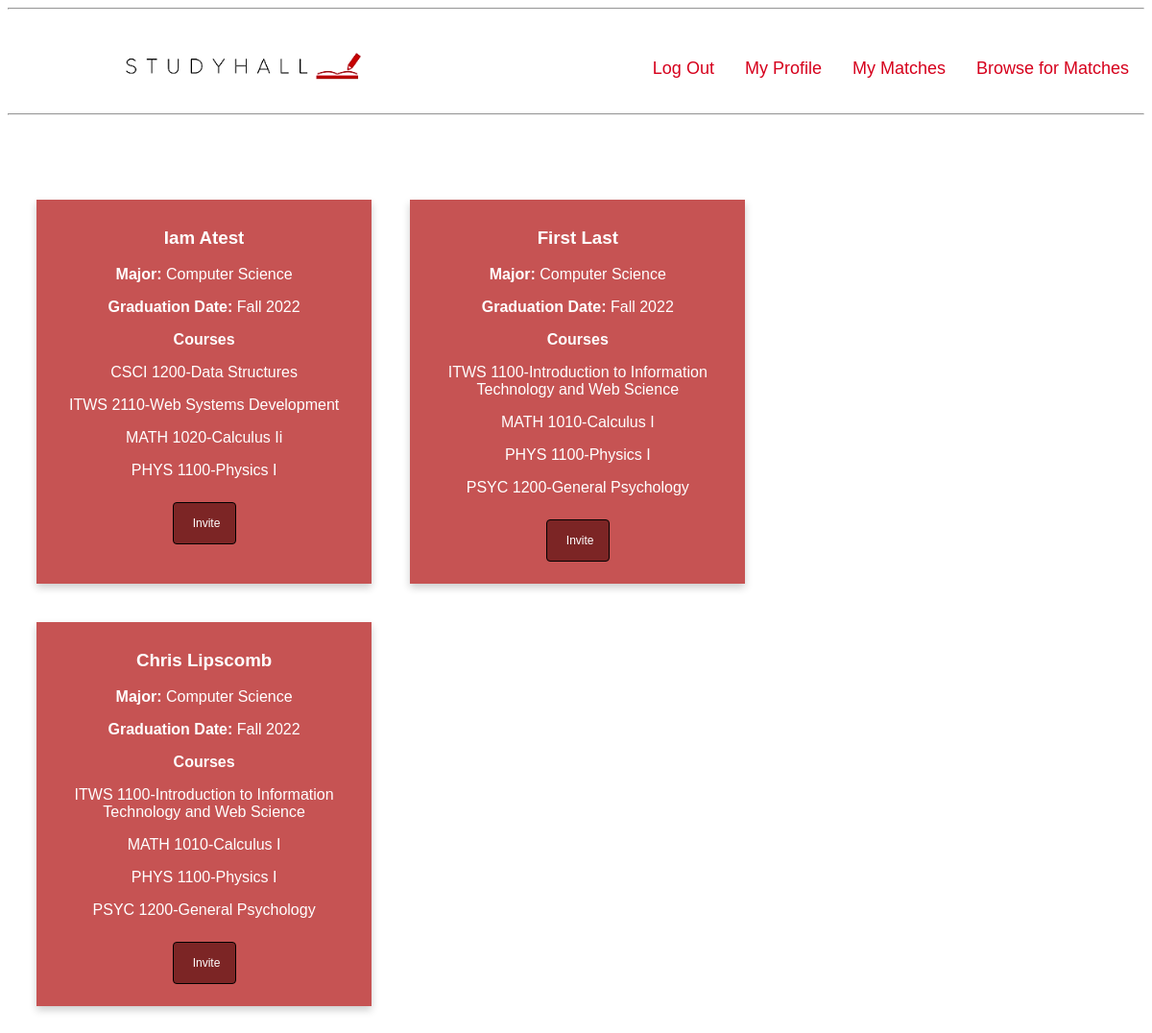
Page /pages/browse.php (signed in) on the committed database.
### tables this page shows
CREATE TABLE `Students` (
  `user_id` int(11) NOT NULL,
  `first_name` varchar(50) NOT NULL,
  `last_name` varchar(50) NOT NULL,
  `email` varchar(255) NOT NULL,
  `password` varchar(255) NOT NULL,
  `salt` varchar(255) NOT NULL,
  `school` varchar(50) NOT NULL,
  `photo` varchar(255) DEFAULT NULL,
  `graduation_semester` varchar(10) DEFAULT NULL,
  `graduation_year` int(11) DEFAULT NULL,
  `major` varchar(50) DEFAULT NULL,
  `minor` varchar(50) DEFAULT NULL
);

CREATE TABLE `Courses` (
  `course_id` int(11) NOT NULL,
  `subject` varchar(10) NOT NULL,
  `course_number` int(11) NOT NULL,
  `course_name` varchar(255) NOT NULL
);

### functions/functions_browse.php (called while the page is built, shortened)
<?php
  function getScores($id) {
    global $dbConn;
    try {
      $currStudentQuery = $dbConn->prepare("SELECT * FROM `Students` WHERE `user_id` = ?;");
      $currStudentQuery->execute(array($id));
      $currStudent = $currStudentQuery->fetchAll()[0];
      $studentsQuery = $dbConn->prepare("SELECT * FROM `Students`");
      $studentsQuery->execute();
      $students = $studentsQuery->fetchAll();
      $courseQuery1 = $dbConn->prepare("SELECT * FROM `Courses` WHERE `course_id` IN (SELECT `course_id` FROM `Sc_relation` WHERE `student_id` = ?);");
      $courseQuery1->execute(array($id));
      $courses1 = $courseQuery1->fetchAll();
      $scores = array();
      foreach ($students as $student) {
        $score = 0;
        $studentId = $student['user_id'];
        $matchQuery = $dbConn->prepare("SELECT * FROM `Matches` WHERE (`student_id1` = ? AND `student_id2` = ?) OR (`student_id1` = ? AND `student_id2` = ?);");
        $matchQuery->execute(array($id, $studentId, $studentId, $id));
        if ($studentId === $id || $matchQuery->rowCount() > 0) {
          continue;
        }
        $courseQuery2 = $dbConn->prepare("SELECT * FROM `Courses` WHERE `course_id` IN (SELECT `course_id` FROM `Sc_relation` WHERE `student_id` = ?);");
        $courseQuery2->execute(array($studentId));
        if ($currStudent['major'] === $student['major']) {
          $score += 2;
        }
        $courses2 = $courseQuery2->fetchAll();
        $commonCourse = false;
        foreach ($courses1 as $course1) {
          foreach ($courses2 as $course2) {
            if ($course1['course_id'] === $course2['course_id']) {
              $commonCourse = true;
              $courseId = $course1['course_id'];
              $scQuery = $dbConn->prepare("SELECT * FROM `Sc_relation` WHERE `student_id` = ? AND `course_id` = ?;");
              $scQuery->execute(array($id, $courseId));
              $sc = $scQuery->fetchAll()[0];
              $score += $sc['priority'];
            }
          }
        }
        if ($commonCourse) {
          $scores[$studentId] = $score;
        }
      }
      arsort($scores);
      return $scores;
    } catch (PDOException $e) {
      echo $e->getMessage();
      return null;
    }
  }
  function getStudentInfo($id) {
    global $dbConn;
    try {
      $query = $dbConn->prepare("SELECT * FROM `Students` WHERE user_id = ?;");
      $query->execute(array($id));
      return $query->fetchAll()[0];
    } catch (PDOException $e) {
      echo $e->getMessage();
      return null;
    }
  }
  function getStudentCourses($id) {
    global $dbConn;
    try {
      $query = $dbConn->prepare("SELECT * FROM `Courses` WHERE `course_id` IN (SELECT course_id FROM `Sc_relation` WHERE `student_id` = ?);");
      $query->execute(array($id));
      return $query->fetchAll();
    } catch (PDOException $e) {
      echo $e->getMessage();
      return null;
    }
  }

### pages/browse.php (the view, shortened to what this page needs)
<?php
  include("../includes/header-browse.php");
  $scores = getScores($_SESSION['user_id']);
  echo "<div class=\"center\">";
  foreach ($scores as $id => $score) {
    $student = getStudentInfo($id);
    $courses = getStudentCourses($id);
    echo "
      <div class=\"card\">
        <h3>" . $student['first_name'] . " " . $student['last_name'] . "</h3>
        <p><strong>Major:</strong> " . $student['major'] . "</p>
        <p><strong>Graduation Date:</strong> " . $student['graduation_semester'] . " " . $student['graduation_year'] . "</p>
        <p class=\"centered\"><strong>Courses</strong></p>";
    foreach ($courses as $course) {
      echo "
        <p>" . $course['subject'] . " " . $course['course_number'] . "-" . $course['course_name'] . "</p>";
    }
    echo "
        <form method=\"POST\">
          <input type=\"hidden\" name=\"studentId\" value=\"" . $student['user_id'] . "\" />
          <input type=\"submit\" class=\"inviteButton\" name=\"invite\" value=\"Invite\" />
        </form>
      </div>";
  }
  echo "</div>"
?>
  </body>
</html>

### styles/browse.css (style rules this page uses)
.center { margin: auto; margin-top: 50px; width: 50%; padding: 10px; width: 100%; display: inline-block; }
* { box-sizing: border-box; }
body { font-family: Arial, Helvetica, sans-serif; }
.card { box-shadow: 0 4px 8px 0 rgba(0, 0, 0, 0.2); padding: 10px; height: 400px; text-align: center; background-color: #c65353; color: white; margin: 8px 0; width: 30%; float: left; margin: 20px; height: 400px; }
.centered { text-align: center; }
.inviteButton { font-size: 12px; width: 20%; background-color: #7c2525; color: white; padding: 14px 20px; margin: 8px 0; border: 1px solid black; border-radius: 4px; cursor: pointer; }

### includes/header-browse.php (style rules this page uses)
body { font-family: Arial, Helvetica, sans-serif; }

### rows in the picture
students: first_name "Iam", last_name "Atest", major "Computer Science", graduation_semester "Fall", graduation_year "2022"
courses: subject "CSCI", course_number "1200", course_name "Data Structures"
courses: subject "ITWS", course_number "2110", course_name "Web Systems Development"
courses: subject "MATH", course_number "1020", course_name "Calculus Ii"
courses: subject "PHYS", course_number "1100", course_name "Physics I"
students: first_name "First", last_name "Last", major "Computer Science", graduation_semester "Fall", graduation_year "2022"
courses: subject "ITWS", course_number "1100", course_name "Introduction to Information Technology and Web Science"
courses: subject "MATH", course_number "1010", course_name "Calculus I"
courses: subject "PSYC", course_number "1200", course_name "General Psychology"
students: first_name "Chris", last_name "Lipscomb", major "Computer Science", graduation_semester "Fall", graduation_year "2022"
